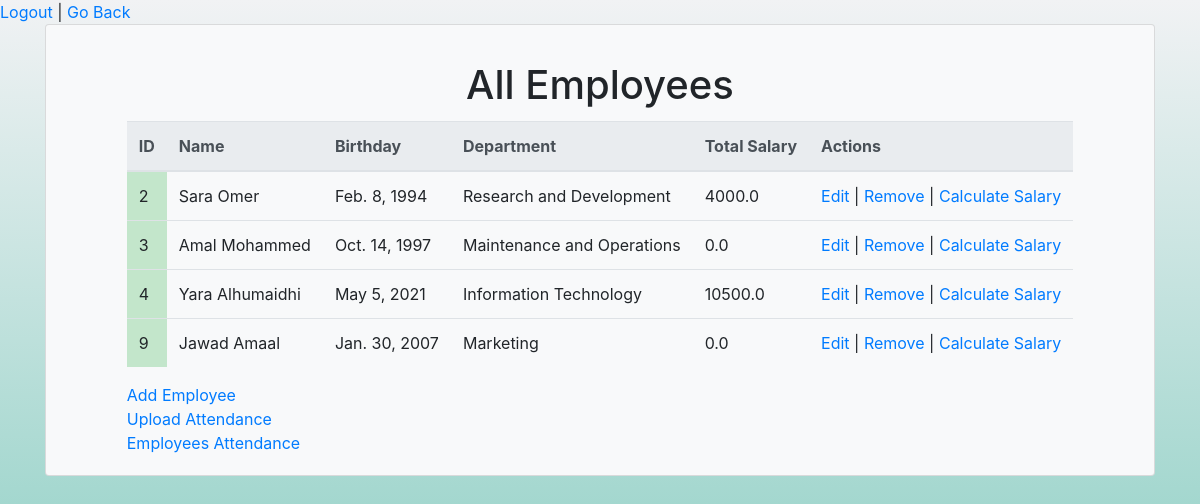
Page /admin (signed in) on the committed database.
### employee_app/models.py (models this page shows)
class User(models.Model):
    first_name = models.CharField(max_length=45)
    last_name = models.CharField(max_length=45)
    birthday = models.DateField(default=datetime.now())
    position = models.BooleanField(default=False)
    total_salary = models.FloatField(default=0)
    email = models.CharField(max_length=255)
    user_name = models.CharField(max_length=50)
    password = models.CharField(max_length=255)
    created_at = models.DateTimeField(auto_now_add=True)
    updated_at = models.DateTimeField(auto_now=True)
    objects = UserManager()
    department =models.ForeignKey(Department, related_name="users",on_delete=models.CASCADE,null=True)

class Department(models.Model):
    name = models.CharField(max_length=100)
    created_at = models.DateTimeField(auto_now_add=True)
    updated_at = models.DateTimeField(auto_now=True)

### employee_app/views.py (the view)
# urls.py: path('admin', views.admin_page),
def admin_page(request):
    if request.method == "GET":
        if 'uid' in request.session:
            this_user= User.objects.get(id=request.session['uid'])
        if this_user.position==True:
            context = {
                'all_users' : User.objects.all(),
                'all_departments' : Department.objects.all()
            }
            return render(request,"admin.html",context)
    return redirect('/')

### employee_app/templates/admin.html (shortened to what this page needs)
<!DOCTYPE html>
<html lang="en">
<head>
    {% load static %}
    <link rel="stylesheet" href="https://maxcdn.bootstrapcdn.com/bootstrap/4.0.0/css/bootstrap.min.css">
    <link rel="stylesheet" type="text/css" href="{% static 'css/style.css' %}">
</head>
<body>
    <a href="/logout"> Logout </a>| <a href="/login"> Go Back </a>
    <div class="container">
        <div class="card bg-light">
            <div class="card-body mx-auto" style="max-width: 1000px;">
            <div>
                <h1 class="card-title mt-3 text-center">All Employees</h1>
                <table class="table">
                    <thead class="thead-light">
                        <th>ID</th>
                        <th>Name</th>
                        <th>Birthday</th>
                        <th>Department</th>
                        <th> Total Salary</th>
                        <th>Actions</th>
                    </thead>
                    <tbody>
                    {% for user in all_users %}
                    {% if user.position == False %}
                    <tr>
                        <td class="table-success">{{ user.id }}</td>
                        <td>{{ user.first_name }} {{ user.last_name}}</td>
                        <td>{{ user.birthday }}</td>
                        <td>{{ user.department.name }}</td>
                        <td>{{ user.total_salary }}</td>
                        <td>
                            <a href="/edit_emp/{{user.id}}">Edit</a> | <a href="/remove_emp/{{user.id}}">Remove</a> | <a href="/calculate_salary/{{user.id}}">Calculate Salary</a>
                        </td>
                    </tr>
                    {% endif %}
                    {% endfor %}
                    </tbody>
                </table>
            </div>
            <div>
                <a href="/add_emp">Add Employee</a>
            </div>
            <div>
                <a href="/upload">Upload Attendance</a>
            </div>
            <div>
                <a href="/attandence">Employees Attendance</a>
            </div>
        </div>
    </div>
</body>
</html>

### employee_app/static/css/style.css (style rules this page uses)
body { height: 100%; background-image: linear-gradient(to top, #63C1B0,#f1f2f4); }
.container { height: 900px; }

### rows in the picture
User: id "2", first_name "Sara", last_name "Omer", birthday "Feb. 8, 1994", department.name "Research and Development", total_salary "4000.0"
User: id "3", first_name "Amal", last_name "Mohammed", birthday "Oct. 14, 1997", department.name "Maintenance and Operations", total_salary "0.0"
User: id "4", first_name "Yara", last_name "Alhumaidhi", birthday "May 5, 2021", department.name "Information Technology", total_salary "10500.0"
User: id "9", first_name "Jawad", last_name "Amaal", birthday "Jan. 30, 2007", department.name "Marketing", total_salary "0.0"
